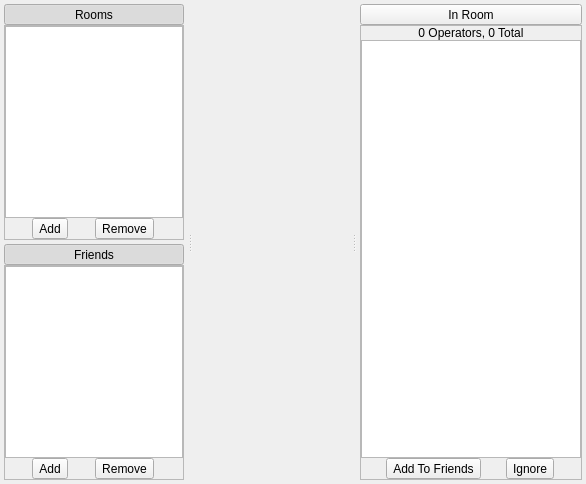
<?xml version="1.0" encoding="UTF-8"?>
<ui version="4.0">
 <class>WidgetIRC</class>
 <widget class="QWidget" name="WidgetIRC">
  <property name="geometry">
   <rect>
    <x>0</x>
    <y>0</y>
    <width>586</width>
    <height>397</height>
   </rect>
  </property>
  <property name="windowTitle">
   <string>Chat</string>
  </property>
  <property name="windowIcon">
   <iconset resource="../Resource.qrc">
    <normaloff>:/Resource/Chat/Chat.png</normaloff>:/Resource/Chat/Chat.png</iconset>
  </property>
  <layout class="QVBoxLayout" name="verticalLayout">
   <property name="spacing">
    <number>0</number>
   </property>
   <property name="margin">
    <number>0</number>
   </property>
   <item>
    <widget class="QSplitter" name="splitterChat">
     <property name="contextMenuPolicy">
      <enum>Qt::CustomContextMenu</enum>
     </property>
     <property name="orientation">
      <enum>Qt::Horizontal</enum>
     </property>
     <widget class="QFrame" name="frameChatLeftSidebar">
      <property name="maximumSize">
       <size>
        <width>188</width>
        <height>16777215</height>
       </size>
      </property>
      <property name="styleSheet">
       <string notr="true"/>
      </property>
      <property name="frameShape">
       <enum>QFrame::NoFrame</enum>
      </property>
      <property name="frameShadow">
       <enum>QFrame::Raised</enum>
      </property>
      <layout class="QVBoxLayout" name="verticalLayoutLeftSidebar">
       <property name="spacing">
        <number>4</number>
       </property>
       <property name="margin">
        <number>4</number>
       </property>
       <item>
        <layout class="QGridLayout" name="gridLayoutChatRoomsTask">
         <property name="spacing">
          <number>0</number>
         </property>
         <item row="1" column="0" colspan="2">
          <widget class="QFrame" name="frameChatRoomsTask">
           <property name="sizePolicy">
            <sizepolicy hsizetype="Preferred" vsizetype="MinimumExpanding">
             <horstretch>0</horstretch>
             <verstretch>1</verstretch>
            </sizepolicy>
           </property>
           <property name="maximumSize">
            <size>
             <width>16777215</width>
             <height>16777215</height>
            </size>
           </property>
           <property name="styleSheet">
            <string notr="true"/>
           </property>
           <property name="frameShape">
            <enum>QFrame::StyledPanel</enum>
           </property>
           <property name="frameShadow">
            <enum>QFrame::Sunken</enum>
           </property>
           <layout class="QGridLayout" name="gridLayout_43">
            <property name="margin">
             <number>0</number>
            </property>
            <property name="spacing">
             <number>0</number>
            </property>
            <item row="3" column="0" colspan="2">
             <layout class="QGridLayout" name="gridLayoutChatRoomsButtons">
              <item row="0" column="0">
               <widget class="QToolButton" name="toolButtonChatRoomAdd">
                <property name="text">
                 <string>Add</string>
                </property>
                <property name="icon">
                 <iconset resource="../Resource.qrc">
                  <normaloff>:/Resource/Generic/Add.png</normaloff>:/Resource/Generic/Add.png</iconset>
                </property>
                <property name="iconSize">
                 <size>
                  <width>20</width>
                  <height>20</height>
                 </size>
                </property>
                <property name="toolButtonStyle">
                 <enum>Qt::ToolButtonTextBesideIcon</enum>
                </property>
               </widget>
              </item>
              <item row="0" column="1">
               <widget class="QToolButton" name="toolButtonChatRoomRemove">
                <property name="text">
                 <string>Remove</string>
                </property>
                <property name="icon">
                 <iconset resource="../Resource.qrc">
                  <normaloff>:/Resource/Generic/Remove.png</normaloff>:/Resource/Generic/Remove.png</iconset>
                </property>
                <property name="iconSize">
                 <size>
                  <width>20</width>
                  <height>20</height>
                 </size>
                </property>
                <property name="toolButtonStyle">
                 <enum>Qt::ToolButtonTextBesideIcon</enum>
                </property>
               </widget>
              </item>
             </layout>
            </item>
            <item row="2" column="0">
             <widget class="QTreeView" name="treeViewChatRooms">
              <property name="styleSheet">
               <string notr="true"/>
              </property>
             </widget>
            </item>
           </layout>
          </widget>
         </item>
         <item row="0" column="1">
          <widget class="QToolButton" name="toolButtonChatRoomsHeader">
           <property name="sizePolicy">
            <sizepolicy hsizetype="Expanding" vsizetype="Fixed">
             <horstretch>0</horstretch>
             <verstretch>0</verstretch>
            </sizepolicy>
           </property>
           <property name="styleSheet">
            <string notr="true"/>
           </property>
           <property name="text">
            <string>Rooms</string>
           </property>
           <property name="icon">
            <iconset resource="../Resource.qrc">
             <normaloff>:/Resource/Chat/Rooms.png</normaloff>:/Resource/Chat/Rooms.png</iconset>
           </property>
           <property name="checkable">
            <bool>true</bool>
           </property>
           <property name="checked">
            <bool>true</bool>
           </property>
           <property name="toolButtonStyle">
            <enum>Qt::ToolButtonTextBesideIcon</enum>
           </property>
          </widget>
         </item>
        </layout>
       </item>
       <item>
        <layout class="QGridLayout" name="gridLayoutChatFriendsTask">
         <property name="spacing">
          <number>0</number>
         </property>
         <item row="0" column="0">
          <widget class="QToolButton" name="toolButtonChatFriendsHeader">
           <property name="sizePolicy">
            <sizepolicy hsizetype="Expanding" vsizetype="Fixed">
             <horstretch>0</horstretch>
             <verstretch>0</verstretch>
            </sizepolicy>
           </property>
           <property name="styleSheet">
            <string notr="true"/>
           </property>
           <property name="text">
            <string>Friends</string>
           </property>
           <property name="icon">
            <iconset resource="../Resource.qrc">
             <normaloff>:/Resource/Chat/Friends.png</normaloff>:/Resource/Chat/Friends.png</iconset>
           </property>
           <property name="checkable">
            <bool>true</bool>
           </property>
           <property name="checked">
            <bool>true</bool>
           </property>
           <property name="toolButtonStyle">
            <enum>Qt::ToolButtonTextBesideIcon</enum>
           </property>
          </widget>
         </item>
         <item row="1" column="0">
          <widget class="QFrame" name="frameChatFriendsTask">
           <property name="sizePolicy">
            <sizepolicy hsizetype="Preferred" vsizetype="MinimumExpanding">
             <horstretch>0</horstretch>
             <verstretch>1</verstretch>
            </sizepolicy>
           </property>
           <property name="maximumSize">
            <size>
             <width>16777215</width>
             <height>16777215</height>
            </size>
           </property>
           <property name="styleSheet">
            <string notr="true"/>
           </property>
           <property name="frameShape">
            <enum>QFrame::StyledPanel</enum>
           </property>
           <property name="frameShadow">
            <enum>QFrame::Sunken</enum>
           </property>
           <layout class="QGridLayout" name="gridLayout_51">
            <property name="margin">
             <number>0</number>
            </property>
            <property name="spacing">
             <number>0</number>
            </property>
            <item row="1" column="0">
             <layout class="QGridLayout" name="gridLayoutChatFriendsButtons">
              <item row="0" column="0">
               <widget class="QToolButton" name="toolButtonChatFriendAdd">
                <property name="text">
                 <string>Add</string>
                </property>
                <property name="icon">
                 <iconset resource="../Resource.qrc">
                  <normaloff>:/Resource/Generic/Add.png</normaloff>:/Resource/Generic/Add.png</iconset>
                </property>
                <property name="iconSize">
                 <size>
                  <width>20</width>
                  <height>20</height>
                 </size>
                </property>
                <property name="toolButtonStyle">
                 <enum>Qt::ToolButtonTextBesideIcon</enum>
                </property>
               </widget>
              </item>
              <item row="0" column="1">
               <widget class="QToolButton" name="toolButtonChatFriendRemove">
                <property name="text">
                 <string>Remove</string>
                </property>
                <property name="icon">
                 <iconset resource="../Resource.qrc">
                  <normaloff>:/Resource/Generic/Remove.png</normaloff>:/Resource/Generic/Remove.png</iconset>
                </property>
                <property name="iconSize">
                 <size>
                  <width>20</width>
                  <height>20</height>
                 </size>
                </property>
                <property name="toolButtonStyle">
                 <enum>Qt::ToolButtonTextBesideIcon</enum>
                </property>
               </widget>
              </item>
             </layout>
            </item>
            <item row="0" column="0">
             <widget class="QListView" name="listViewChatFriends">
              <property name="styleSheet">
               <string notr="true"/>
              </property>
             </widget>
            </item>
           </layout>
          </widget>
         </item>
        </layout>
       </item>
       <item>
        <spacer name="verticalSpacerLeftSidebarFiller">
         <property name="orientation">
          <enum>Qt::Vertical</enum>
         </property>
         <property name="sizeType">
          <enum>QSizePolicy::Preferred</enum>
         </property>
         <property name="sizeHint" stdset="0">
          <size>
           <width>0</width>
           <height>0</height>
          </size>
         </property>
        </spacer>
       </item>
      </layout>
     </widget>
     <widget class="QWidget" name="layoutWidget">
      <layout class="QVBoxLayout" name="verticalLayoutChatMiddle">
       <property name="spacing">
        <number>0</number>
       </property>
       <property name="margin">
        <number>0</number>
       </property>
      </layout>
     </widget>
     <widget class="QFrame" name="frameChatRightSidebar">
      <property name="maximumSize">
       <size>
        <width>230</width>
        <height>16777215</height>
       </size>
      </property>
      <property name="styleSheet">
       <string notr="true"/>
      </property>
      <property name="frameShape">
       <enum>QFrame::NoFrame</enum>
      </property>
      <property name="frameShadow">
       <enum>QFrame::Raised</enum>
      </property>
      <layout class="QGridLayout" name="gridLayout_46">
       <property name="margin">
        <number>4</number>
       </property>
       <property name="spacing">
        <number>4</number>
       </property>
       <item row="0" column="0">
        <layout class="QGridLayout" name="gridLayoutChatUsersTask">
         <property name="spacing">
          <number>0</number>
         </property>
         <item row="2" column="0">
          <widget class="QFrame" name="frameChatUsersTask">
           <property name="maximumSize">
            <size>
             <width>16777215</width>
             <height>16777215</height>
            </size>
           </property>
           <property name="styleSheet">
            <string notr="true"/>
           </property>
           <property name="frameShape">
            <enum>QFrame::StyledPanel</enum>
           </property>
           <property name="frameShadow">
            <enum>QFrame::Sunken</enum>
           </property>
           <layout class="QGridLayout" name="gridLayout_41">
            <property name="margin">
             <number>0</number>
            </property>
            <property name="spacing">
             <number>0</number>
            </property>
            <item row="2" column="0">
             <layout class="QGridLayout" name="gridLayoutChatUsersButtons">
              <item row="0" column="0">
               <widget class="QToolButton" name="toolButtonChatAddFriend">
                <property name="text">
                 <string>Add To Friends</string>
                </property>
                <property name="icon">
                 <iconset resource="../Resource.qrc">
                  <normaloff>:/Resource/Generic/Add.png</normaloff>:/Resource/Generic/Add.png</iconset>
                </property>
                <property name="iconSize">
                 <size>
                  <width>20</width>
                  <height>20</height>
                 </size>
                </property>
                <property name="toolButtonStyle">
                 <enum>Qt::ToolButtonTextBesideIcon</enum>
                </property>
               </widget>
              </item>
              <item row="0" column="1">
               <widget class="QToolButton" name="toolButtonChatIgnore">
                <property name="text">
                 <string>Ignore</string>
                </property>
                <property name="icon">
                 <iconset resource="../Resource.qrc">
                  <normaloff>:/Resource/Generic/Ban.png</normaloff>:/Resource/Generic/Ban.png</iconset>
                </property>
                <property name="iconSize">
                 <size>
                  <width>20</width>
                  <height>20</height>
                 </size>
                </property>
                <property name="toolButtonStyle">
                 <enum>Qt::ToolButtonTextBesideIcon</enum>
                </property>
               </widget>
              </item>
             </layout>
            </item>
            <item row="0" column="0">
             <widget class="QLabel" name="labelChatUsersCount">
              <property name="text">
               <string>0 Operators, 0 Total</string>
              </property>
              <property name="alignment">
               <set>Qt::AlignCenter</set>
              </property>
             </widget>
            </item>
            <item row="1" column="0">
             <widget class="QListView" name="listViewChatUsers">
              <property name="styleSheet">
               <string notr="true"/>
              </property>
              <property name="iconSize">
               <size>
                <width>16</width>
                <height>16</height>
               </size>
              </property>
             </widget>
            </item>
           </layout>
          </widget>
         </item>
         <item row="1" column="0">
          <widget class="QToolButton" name="toolButtonChatUsersHeader">
           <property name="sizePolicy">
            <sizepolicy hsizetype="Expanding" vsizetype="Fixed">
             <horstretch>0</horstretch>
             <verstretch>0</verstretch>
            </sizepolicy>
           </property>
           <property name="styleSheet">
            <string notr="true"/>
           </property>
           <property name="text">
            <string>In Room</string>
           </property>
           <property name="icon">
            <iconset resource="../Resource.qrc">
             <normaloff>:/Resource/Chat/Users.png</normaloff>:/Resource/Chat/Users.png</iconset>
           </property>
           <property name="toolButtonStyle">
            <enum>Qt::ToolButtonTextBesideIcon</enum>
           </property>
          </widget>
         </item>
        </layout>
       </item>
      </layout>
     </widget>
    </widget>
   </item>
  </layout>
 </widget>
 <resources>
  <include location="../Resource.qrc"/>
 </resources>
 <connections>
  <connection>
   <sender>toolButtonChatRoomsHeader</sender>
   <signal>toggled(bool)</signal>
   <receiver>frameChatRoomsTask</receiver>
   <slot>setVisible(bool)</slot>
   <hints>
    <hint type="sourcelabel">
     <x>41</x>
     <y>13</y>
    </hint>
    <hint type="destinationlabel">
     <x>41</x>
     <y>27</y>
    </hint>
   </hints>
  </connection>
  <connection>
   <sender>toolButtonChatFriendsHeader</sender>
   <signal>toggled(bool)</signal>
   <receiver>frameChatFriendsTask</receiver>
   <slot>setVisible(bool)</slot>
   <hints>
    <hint type="sourcelabel">
     <x>87</x>
     <y>209</y>
    </hint>
    <hint type="destinationlabel">
     <x>87</x>
     <y>221</y>
    </hint>
   </hints>
  </connection>
 </connections>
</ui>
